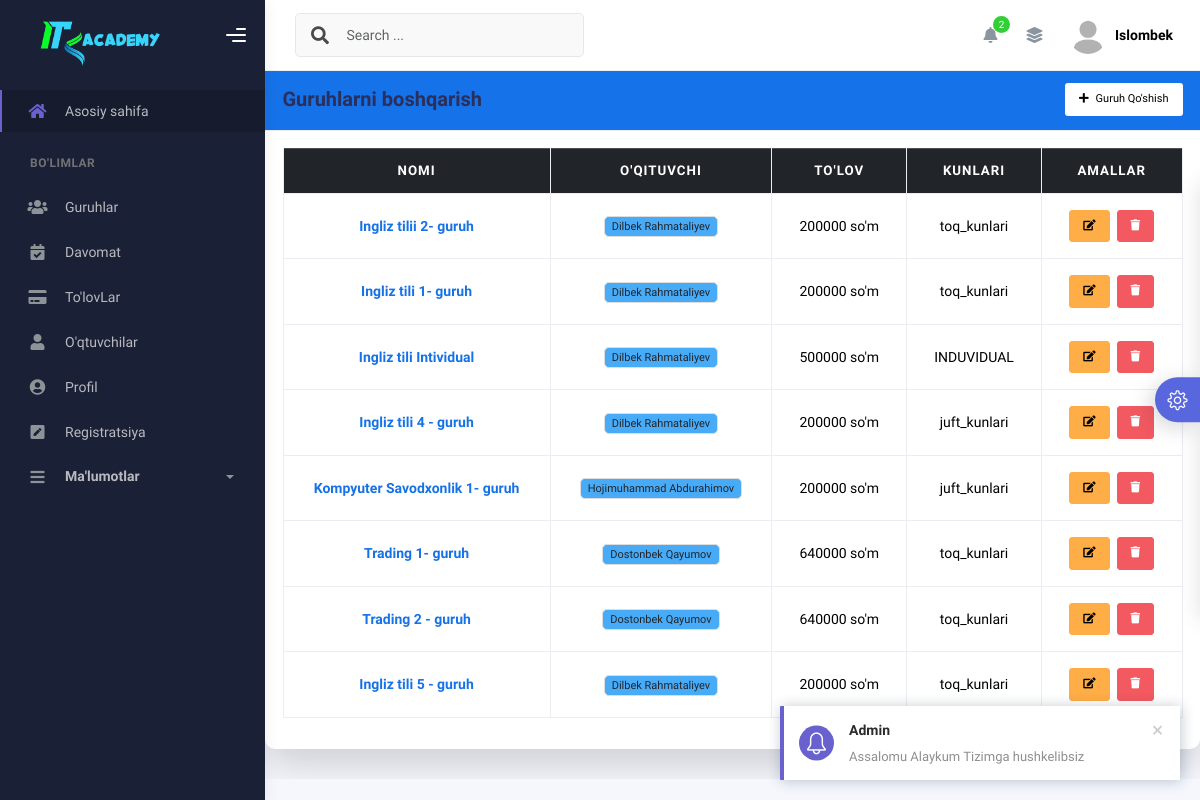
Screenshot of /groups/ (signed in) with the database file from the repository.
### users/models.py (models this page shows, shortened)
class User(AbstractUser):
    USER_ROLE =(
        ('teacher','teacher'),
        ('admin','admin'),
    )
    image = models.ImageField(upload_to='profile_pics/', blank=True, null=True, default='profile_pics/default.jpg')
    phone_number = models.CharField(max_length=13, blank=True, null=True)
    address = models.CharField(max_length=200, blank=True, null=True)
    jobs = models.CharField(max_length=200, blank=True, null=True)
    user_role = models.CharField(max_length=100,choices=USER_ROLE,default="teacher")

class Group(models.Model):
    name = models.CharField(max_length=100)
    teacher = models.ForeignKey(Teacher, on_delete=models.SET_NULL,null=True)
    week_days = models.CharField(
        max_length=20,
        choices=WeekDayChoices.choices,
        default=WeekDayChoices.MON_WED_FRI
    )
    monthly_payment = models.IntegerField()
    created_at = models.DateTimeField(auto_now_add=True)
    updated_at = models.DateTimeField(auto_now=True)

class Teacher(models.Model):
    user = models.OneToOneField(User,on_delete=models.CASCADE)
    date_of = models.DateField(null=True,blank=True )
    def get_full_name(self):
        return f"{self.user.first_name} {self.user.last_name}"
    def __str__(self):
        return self.get_full_name()

### users/views.py (the view)
# urls.py: path('groups/',GroupPaymentListView.as_view(),name='group_payment'),
class GroupPaymentListView(LoginRequiredMixin, ListView):
    model = Group
    template_name = 'users/group_list.html'
    context_object_name = 'groups'
    def get_context_data(self, **kwargs):
        context = super().get_context_data(**kwargs)
        return context

### users/templates/users/group_list.html (shortened to what this page needs)
{% extends 'base.html' %}
{% block content %}
<div class="container mt-10">
  <div class="row">
    <div class="col-md-12">
      <div class="card shadow-lg border-0">
        <div class="card-header bg-primary text-white d-flex justify-content-between align-items-center">
          <h4 class="card-title mb-0">Guruhlarni boshqarish</h4>
          <a href="{% url 'create_group' %}" class="btn btn-light btn-sm">
            <i class="fa fa-plus me-2"></i>Guruh Qo'shish
          </a>
        </div>
        <div class="card-body">
          <div class="table-responsive">
            <table class="table table-bordered table-hover text-center">
              <thead class="table-dark">
                <tr>
                  <th>Nomi</th>
                  <th>O'qituvchi</th>
                  <th>To'lov</th>
                  <th>Kunlari</th>
                  <th>Amallar</th>
                </tr>
              </thead>
              <tbody>
                {% for group in groups %}
                <tr>
                  <td>
                    <a href="{% url 'student_list' group.id %}" class="text-primary fw-bold">
                      {{ group.name }}
                    </a>
                  </td>
                  <td>
                    <span class="badge bg-info text-dark">{{ group.teacher }}</span>
                  </td>
                  <td>{{ group.monthly_payment }} so'm</td>
                  <td>{{ group.week_days }}</td>
                  <td>
                    <div class="d-flex justify-content-center gap-2">
                      <a
                      href="{% url 'group_update' group.id %}"
                        type="button"
                        class="btn btn-sm btn-warning"
                        data-id="{{ group.id }}"
                      >
                        <i class="fa fa-edit"></i>
                    </a>
                      <button
                        type="button"
                        class="btn btn-sm btn-danger"
                        data-bs-toggle="modal"
                        data-bs-target="#deleteGroupModal{{ group.id }}"
                      >
                        <i class="fa fa-trash"></i>
                      </button>
                    </div>
                  </td>
                </tr>
                {% endfor %}
              </tbody>
            </table>
          </div>
        </div>
      </div>
    </div>
  </div>
</div>
{% endblock %}

### templates/base.html (shortened to what this page needs)
{% load static %}
<!DOCTYPE html>
<html lang="en">
  <head>
  <link rel="stylesheet" href="https://cdnjs.cloudflare.com/ajax/libs/font-awesome/6.0.0-beta3/css/all.min.css">
    <link rel="stylesheet" href="{% static 'assets/css/register.css' %}">
    <link rel="stylesheet" href="{% static 'assets/css/bootstrap.min.css' %}" />
    <link rel="stylesheet" href="{% static 'assets/css/plugins.min.css' %}" />
    <link rel="stylesheet" href="{% static 'assets/css/kaiadmin.min.css' %}" />
    <link rel="stylesheet" href="{% static 'assets/css/demo.css' %}" />
  </head>
  <body>
    <div class="wrapper">
      <div class="sidebar" data-background-color="dark">
        <div class="sidebar-logo">
          <div class="logo-header" data-background-color="dark">
            <a href="#" class="logo">
              <img
                src="{% static 'assets/img/unco.png' %}"
                alt="navbar brand"
                class="navbar-brand"
                height="150"
              />
            </a>
            <div class="nav-toggle">
              <button class="btn btn-toggle toggle-sidebar">
                <i class="gg-menu-right"></i>
              </button>
            </div>
          </div>
        </div>
        <div class="sidebar-wrapper scrollbar scrollbar-inner">
          <div class="sidebar-content">
            <ul class="nav nav-secondary">
              <li class="nav-item active">
                  <a href="{% url 'dashboard' %}"><i class="fas fa-home"></i> Asosiy sahifa</a>
              </li>
              <li class="nav-section">
                <h4 class="text-section">Bo'limlar</h4>
              </li>
              <li class="nav-item">
                  <a href=" {% url 'group_payment'  %}"><i class="fas fa-users"></i>Guruhlar</a>
              </li>
              <li class="nav-item">
                  <a href="{% url 'attendance_group' %}"><i class="fas fa-calendar-check"></i>  Davomat</a>
              </li>
              <li class="nav-item">
                  <a href="{% url 'group_payments' %}"><i class="fa fa-credit-card"></i>  To'lovLar</a>
              </li>
            <li class="nav-item">
              <a href="{% url 'teacher' %}"><i class="fas fa-user"></i> O'qtuvchilar</a>
          </li>
            <li class="nav-item">
              <a href="{% url 'profile' %}"><i class="fas fa-user-circle"></i> Profil</a>
            </li>
            <li class="nav-item">
              <a href="{% url 'register' %}"><i class="fas fa-pen-square"></i> Registratsiya</a>
          </li>
              <li class="nav-item">
                <a data-bs-toggle="collapse" href="#submenu">
                  <i class="fas fa-bars"></i>
                  <p>Ma'lumotlar</p>
                  <span class="caret"></span>
                </a>
              </li>
            </ul>
          </div>
        </div>
      </div>
      <div class="main-panel">
        <div class="main-header">
          <nav
            class="navbar navbar-header navbar-header-transparent navbar-expand-lg border-bottom"
          >
            <div class="container-fluid">
              <nav
                class="navbar navbar-header-left navbar-expand-lg navbar-form nav-search p-0 d-none d-lg-flex"
              >
                <div class="input-group">
                  <div class="input-group-prepend">
                    <button type="submit" class="btn btn-search pe-1">
                      <i class="fa fa-search search-icon"></i>
                    </button>
                  </div>
                  <input
                    type="text"
                    placeholder="Search ..."
                    class="form-control"
                  />
                </div>
              </nav>
              <ul class="navbar-nav topbar-nav ms-md-auto align-items-center">
                <li class="nav-item topbar-icon dropdown hidden-caret">
                  <a
                    class="nav-link dropdown-toggle"
                    href="#"
                    id="notifDropdown"
                    role="button"
                    data-bs-toggle="dropdown"
                    aria-haspopup="true"
                    aria-expanded="false"
                  >
                    <i class="fa fa-bell"></i>
                    <span class="notification">2</span>
                  </a>
                </li>
                <li class="nav-item topbar-icon dropdown hidden-caret">
                  <a
                    class="nav-link"
                    data-bs-toggle="dropdown"
                    href="#"
                    aria-expanded="false"
                  >
                    <i class="fas fa-layer-group"></i>
                  </a>
                </li>
                <li class="nav-item topbar-user dropdown hidden-caret">
                  <a
                    class="dropdown-toggle profile-pic"
                    data-bs-toggle="dropdown"
                    href="#"
                    aria-expanded="false"
                  >
                    <div class="avatar-sm">
                      {% if user.image %}
                      <img src="{{ user.image.url }}" alt="User Image" class="avatar-img rounded-circle">
                      {% else %}
                          <img src="/path/to/default/image.jpg" alt="Default Image" class="avatar-img rounded-circle">
                      {% endif %}
                    </div>
                    <span class="profile-username">
                      <span class="fw-bold">{{user.first_name}}</span>
                    </span>
                  </a>
                </li>
              </ul>
            </div>
          </nav>
        </div>
        {% block content %}
        {% endblock content %}
      </div>
      <div class="custom-template">
        <div class="custom-toggle">
          <i class="icon-settings"></i>
        </div>
      </div>
    </div>
  </body>
</html>

### static/assets/css/demo.css (style rules this page uses)
.custom-template { position: fixed; top: 50%; transform: translateY(-50%); right: -325px; width: 325px; height: max-content; display: block; z-index: 1; background: #ffffff; transition: all .3s; z-index: 1003; box-shadow: -1px 1px 20px rgba(69, 65, 78, 0.15); border-top-left-radius: 5px; border-bottom-left-radius: 5px; transition: all .5s; }
.custom-template .custom-toggle { position: absolute; width: 45px; height: 45px; background: #5867dd; top: 50%; left: -45px; transform: translateY(-50%); display: flex; align-items: center; justify-content: center; text-align: center; border-top-left-radius: 30px; border-bottom-left-radius: 30px; cursor: pointer; color: #ffffff; box-shadow: -5px 5px 20px rgba(69, 65, 78, 0.21); }
.custom-template .custom-toggle i { font-size: 20px; animation: 1.3s spin linear infinite; }

### rows the page displays
User: image (placeholder picture), first_name "Islombek"
Group: name "Ingliz tilii 2- guruh", teacher "Dilbek Rahmataliyev", monthly_payment "200000", week_days "toq_kunlari"
Group: name "Ingliz tili 1- guruh", teacher "Dilbek Rahmataliyev", monthly_payment "200000", week_days "toq_kunlari"
Group: name "Ingliz tili Intividual", teacher "Dilbek Rahmataliyev", monthly_payment "500000", week_days "INDUVIDUAL"
Group: name "Ingliz tili 4 - guruh", teacher "Dilbek Rahmataliyev", monthly_payment "200000", week_days "juft_kunlari"
Group: name "Kompyuter Savodxonlik 1- guruh", teacher "Hojimuhammad Abdurahimov", monthly_payment "200000", week_days "juft_kunlari"
Group: name "Trading 1- guruh", teacher "Dostonbek Qayumov", monthly_payment "640000", week_days "toq_kunlari"
Group: name "Trading 2 - guruh", teacher "Dostonbek Qayumov", monthly_payment "640000", week_days "toq_kunlari"
Group: name "Ingliz tili 5 - guruh", teacher "Dilbek Rahmataliyev", monthly_payment "200000", week_days "toq_kunlari"
